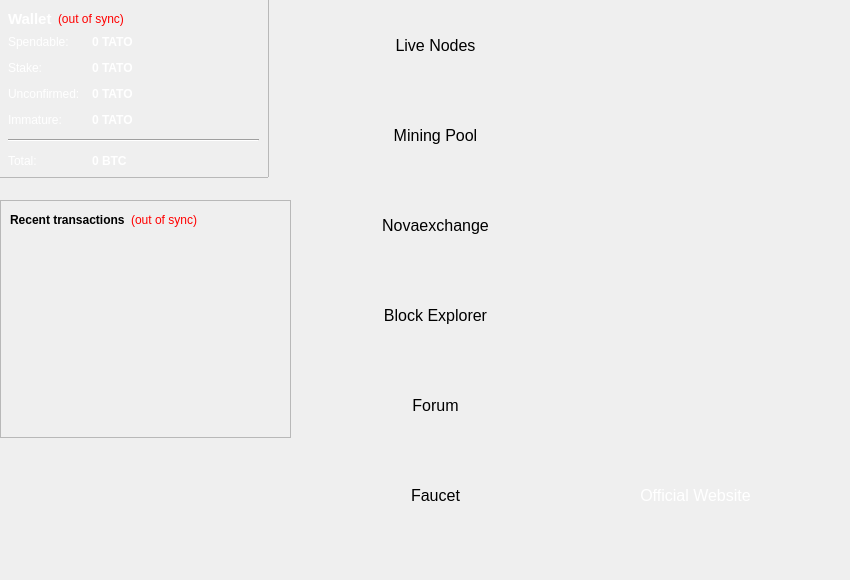
<?xml version="1.0" encoding="UTF-8"?>
<ui version="4.0">
 <class>OverviewPage</class>
 <widget class="QWidget" name="OverviewPage">
  <property name="geometry">
   <rect>
    <x>0</x>
    <y>0</y>
    <width>850</width>
    <height>580</height>
   </rect>
  </property>
  <property name="sizePolicy">
   <sizepolicy hsizetype="Preferred" vsizetype="Preferred">
    <horstretch>9</horstretch>
    <verstretch>0</verstretch>
   </sizepolicy>
  </property>
  <property name="maximumSize">
   <size>
    <width>850</width>
    <height>580</height>
   </size>
  </property>
  <property name="windowTitle">
   <string>Form</string>
  </property>
  <widget class="QLabel" name="wall_label">
   <property name="geometry">
    <rect>
     <x>-5</x>
     <y>-6</y>
     <width>852</width>
     <height>580</height>
    </rect>
   </property>
   <property name="maximumSize">
    <size>
     <width>852</width>
     <height>580</height>
    </size>
   </property>
   <property name="text">
    <string/>
   </property>
  </widget>
  <widget class="QWidget" name="layoutWidget">
   <property name="geometry">
    <rect>
     <x>-2</x>
     <y>-1</y>
     <width>271</width>
     <height>201</height>
    </rect>
   </property>
   <layout class="QVBoxLayout" name="verticalLayout_2">
    <item>
     <widget class="QFrame" name="frame">
      <property name="frameShape">
       <enum>QFrame::StyledPanel</enum>
      </property>
      <property name="frameShadow">
       <enum>QFrame::Raised</enum>
      </property>
      <layout class="QVBoxLayout" name="verticalLayout_4">
       <item>
        <layout class="QHBoxLayout" name="horizontalLayout_4">
         <item>
          <widget class="QLabel" name="label_5">
           <property name="font">
            <font>
             <pointsize>11</pointsize>
             <weight>75</weight>
             <bold>true</bold>
            </font>
           </property>
           <property name="styleSheet">
            <string notr="true">color: rgb(255, 255, 255);</string>
           </property>
           <property name="text">
            <string>Wallet</string>
           </property>
          </widget>
         </item>
         <item>
          <widget class="QLabel" name="labelWalletStatus">
           <property name="toolTip">
            <string>The displayed information may be out of date. Your wallet automatically synchronizes with the tattoocoin network after a connection is established, but this process has not completed yet.</string>
           </property>
           <property name="styleSheet">
            <string notr="true">QLabel { color: red; }</string>
           </property>
           <property name="text">
            <string notr="true">(out of sync)</string>
           </property>
           <property name="alignment">
            <set>Qt::AlignLeading|Qt::AlignLeft|Qt::AlignVCenter</set>
           </property>
          </widget>
         </item>
         <item>
          <spacer name="horizontalSpacer_2">
           <property name="orientation">
            <enum>Qt::Horizontal</enum>
           </property>
           <property name="sizeHint" stdset="0">
            <size>
             <width>40</width>
             <height>20</height>
            </size>
           </property>
          </spacer>
         </item>
        </layout>
       </item>
       <item>
        <layout class="QFormLayout" name="formLayout_2">
         <property name="fieldGrowthPolicy">
          <enum>QFormLayout::AllNonFixedFieldsGrow</enum>
         </property>
         <property name="horizontalSpacing">
          <number>12</number>
         </property>
         <property name="verticalSpacing">
          <number>12</number>
         </property>
         <item row="0" column="0">
          <widget class="QLabel" name="label">
           <property name="styleSheet">
            <string notr="true">color: rgb(255, 255, 255);</string>
           </property>
           <property name="text">
            <string>Spendable:</string>
           </property>
          </widget>
         </item>
         <item row="0" column="1">
          <widget class="QLabel" name="labelBalance">
           <property name="font">
            <font>
             <weight>75</weight>
             <bold>true</bold>
            </font>
           </property>
           <property name="cursor">
            <cursorShape>IBeamCursor</cursorShape>
           </property>
           <property name="toolTip">
            <string>Your current spendable balance</string>
           </property>
           <property name="styleSheet">
            <string notr="true">color: rgb(255, 255, 255);</string>
           </property>
           <property name="text">
            <string notr="true">0 TATO</string>
           </property>
           <property name="textInteractionFlags">
            <set>Qt::LinksAccessibleByMouse|Qt::TextSelectableByKeyboard|Qt::TextSelectableByMouse</set>
           </property>
          </widget>
         </item>
         <item row="1" column="0">
          <widget class="QLabel" name="label_6">
           <property name="styleSheet">
            <string notr="true">color: rgb(255, 255, 255);</string>
           </property>
           <property name="text">
            <string>Stake:</string>
           </property>
          </widget>
         </item>
         <item row="1" column="1">
          <widget class="QLabel" name="labelStake">
           <property name="font">
            <font>
             <weight>75</weight>
             <bold>true</bold>
            </font>
           </property>
           <property name="cursor">
            <cursorShape>IBeamCursor</cursorShape>
           </property>
           <property name="toolTip">
            <string>Total of coins that was staked, and do not yet count toward the current balance</string>
           </property>
           <property name="styleSheet">
            <string notr="true">color: rgb(255, 255, 255);</string>
           </property>
           <property name="text">
            <string notr="true">0 TATO</string>
           </property>
           <property name="textInteractionFlags">
            <set>Qt::LinksAccessibleByMouse|Qt::TextSelectableByKeyboard|Qt::TextSelectableByMouse</set>
           </property>
          </widget>
         </item>
         <item row="2" column="0">
          <widget class="QLabel" name="label_3">
           <property name="styleSheet">
            <string notr="true">color: rgb(255, 255, 255);</string>
           </property>
           <property name="text">
            <string>Unconfirmed:</string>
           </property>
          </widget>
         </item>
         <item row="2" column="1">
          <widget class="QLabel" name="labelUnconfirmed">
           <property name="font">
            <font>
             <weight>75</weight>
             <bold>true</bold>
            </font>
           </property>
           <property name="cursor">
            <cursorShape>IBeamCursor</cursorShape>
           </property>
           <property name="toolTip">
            <string>Total of transactions that have yet to be confirmed, and do not yet count toward the current balance</string>
           </property>
           <property name="styleSheet">
            <string notr="true">color: rgb(255, 255, 255);</string>
           </property>
           <property name="text">
            <string notr="true">0 TATO</string>
           </property>
           <property name="textInteractionFlags">
            <set>Qt::LinksAccessibleByMouse|Qt::TextSelectableByKeyboard|Qt::TextSelectableByMouse</set>
           </property>
          </widget>
         </item>
         <item row="3" column="0">
          <widget class="QLabel" name="labelImmatureText">
           <property name="styleSheet">
            <string notr="true">color: rgb(255, 255, 255);</string>
           </property>
           <property name="text">
            <string>Immature:</string>
           </property>
          </widget>
         </item>
         <item row="3" column="1">
          <widget class="QLabel" name="labelImmature">
           <property name="font">
            <font>
             <weight>75</weight>
             <bold>true</bold>
            </font>
           </property>
           <property name="toolTip">
            <string>Mined balance that has not yet matured</string>
           </property>
           <property name="styleSheet">
            <string notr="true">color: rgb(255, 255, 255);</string>
           </property>
           <property name="text">
            <string notr="true">0 TATO</string>
           </property>
           <property name="textInteractionFlags">
            <set>Qt::LinksAccessibleByMouse|Qt::TextSelectableByKeyboard|Qt::TextSelectableByMouse</set>
           </property>
          </widget>
         </item>
         <item row="4" column="0" colspan="2">
          <widget class="Line" name="line">
           <property name="orientation">
            <enum>Qt::Horizontal</enum>
           </property>
          </widget>
         </item>
         <item row="5" column="0">
          <widget class="QLabel" name="labelTotalText">
           <property name="styleSheet">
            <string notr="true">color: rgb(255, 255, 255);</string>
           </property>
           <property name="text">
            <string>Total:</string>
           </property>
          </widget>
         </item>
         <item row="5" column="1">
          <widget class="QLabel" name="labelTotal">
           <property name="font">
            <font>
             <weight>75</weight>
             <bold>true</bold>
            </font>
           </property>
           <property name="cursor">
            <cursorShape>IBeamCursor</cursorShape>
           </property>
           <property name="toolTip">
            <string>Your current total balance</string>
           </property>
           <property name="styleSheet">
            <string notr="true">color: rgb(255, 255, 255);</string>
           </property>
           <property name="text">
            <string notr="true">0 BTC</string>
           </property>
           <property name="textInteractionFlags">
            <set>Qt::LinksAccessibleByMouse|Qt::TextSelectableByKeyboard|Qt::TextSelectableByMouse</set>
           </property>
          </widget>
         </item>
        </layout>
       </item>
      </layout>
     </widget>
    </item>
    <item>
     <spacer name="verticalSpacer">
      <property name="orientation">
       <enum>Qt::Vertical</enum>
      </property>
      <property name="sizeHint" stdset="0">
       <size>
        <width>20</width>
        <height>40</height>
       </size>
      </property>
     </spacer>
    </item>
   </layout>
  </widget>
  <widget class="QWidget" name="layoutWidget">
   <property name="geometry">
    <rect>
     <x>0</x>
     <y>200</y>
     <width>291</width>
     <height>341</height>
    </rect>
   </property>
   <layout class="QVBoxLayout" name="verticalLayout_3">
    <item>
     <widget class="QFrame" name="frame_2">
      <property name="frameShape">
       <enum>QFrame::StyledPanel</enum>
      </property>
      <property name="frameShadow">
       <enum>QFrame::Raised</enum>
      </property>
      <layout class="QVBoxLayout" name="verticalLayout">
       <item>
        <layout class="QHBoxLayout" name="horizontalLayout_2">
         <item>
          <widget class="QLabel" name="label_4">
           <property name="text">
            <string>&lt;b&gt;Recent transactions&lt;/b&gt;</string>
           </property>
          </widget>
         </item>
         <item>
          <widget class="QLabel" name="labelTransactionsStatus">
           <property name="toolTip">
            <string>The displayed information may be out of date. Your wallet automatically synchronizes with the tattoocoin network after a connection is established, but this process has not completed yet.</string>
           </property>
           <property name="styleSheet">
            <string notr="true">QLabel { color: red; }</string>
           </property>
           <property name="text">
            <string notr="true">(out of sync)</string>
           </property>
           <property name="alignment">
            <set>Qt::AlignRight|Qt::AlignTrailing|Qt::AlignVCenter</set>
           </property>
          </widget>
         </item>
         <item>
          <spacer name="horizontalSpacer">
           <property name="orientation">
            <enum>Qt::Horizontal</enum>
           </property>
           <property name="sizeHint" stdset="0">
            <size>
             <width>40</width>
             <height>20</height>
            </size>
           </property>
          </spacer>
         </item>
        </layout>
       </item>
       <item>
        <widget class="QListView" name="listTransactions">
         <property name="styleSheet">
          <string notr="true">QListView { background: transparent; }</string>
         </property>
         <property name="frameShape">
          <enum>QFrame::NoFrame</enum>
         </property>
         <property name="verticalScrollBarPolicy">
          <enum>Qt::ScrollBarAlwaysOff</enum>
         </property>
         <property name="horizontalScrollBarPolicy">
          <enum>Qt::ScrollBarAlwaysOff</enum>
         </property>
         <property name="selectionMode">
          <enum>QAbstractItemView::NoSelection</enum>
         </property>
        </widget>
       </item>
      </layout>
     </widget>
    </item>
    <item>
     <spacer name="verticalSpacer_2">
      <property name="orientation">
       <enum>Qt::Vertical</enum>
      </property>
      <property name="sizeHint" stdset="0">
       <size>
        <width>20</width>
        <height>40</height>
       </size>
      </property>
     </spacer>
    </item>
   </layout>
  </widget>
  <widget class="QPushButton" name="lv_nodes">
   <property name="geometry">
    <rect>
     <x>350</x>
     <y>10</y>
     <width>171</width>
     <height>71</height>
    </rect>
   </property>
   <property name="font">
    <font>
     <pointsize>12</pointsize>
     <underline>false</underline>
    </font>
   </property>
   <property name="cursor">
    <cursorShape>PointingHandCursor</cursorShape>
   </property>
   <property name="text">
    <string>Live Nodes</string>
   </property>
   <property name="flat">
    <bool>true</bool>
   </property>
  </widget>
  <widget class="QPushButton" name="mng_pool">
   <property name="geometry">
    <rect>
     <x>350</x>
     <y>100</y>
     <width>171</width>
     <height>71</height>
    </rect>
   </property>
   <property name="font">
    <font>
     <pointsize>12</pointsize>
    </font>
   </property>
   <property name="cursor">
    <cursorShape>PointingHandCursor</cursorShape>
   </property>
   <property name="text">
    <string>Mining Pool</string>
   </property>
   <property name="flat">
    <bool>true</bool>
   </property>
  </widget>
  <widget class="QPushButton" name="blk_explorer1">
   <property name="geometry">
    <rect>
     <x>350</x>
     <y>190</y>
     <width>171</width>
     <height>71</height>
    </rect>
   </property>
   <property name="font">
    <font>
     <pointsize>12</pointsize>
    </font>
   </property>
   <property name="cursor">
    <cursorShape>PointingHandCursor</cursorShape>
   </property>
   <property name="text">
    <string>Novaexchange</string>
   </property>
   <property name="flat">
    <bool>true</bool>
   </property>
  </widget>
  <widget class="QPushButton" name="blk_explorer2">
   <property name="geometry">
    <rect>
     <x>350</x>
     <y>280</y>
     <width>171</width>
     <height>71</height>
    </rect>
   </property>
   <property name="font">
    <font>
     <pointsize>12</pointsize>
    </font>
   </property>
   <property name="cursor">
    <cursorShape>PointingHandCursor</cursorShape>
   </property>
   <property name="text">
    <string>Block Explorer</string>
   </property>
   <property name="flat">
    <bool>true</bool>
   </property>
  </widget>
  <widget class="QPushButton" name="forum">
   <property name="geometry">
    <rect>
     <x>350</x>
     <y>370</y>
     <width>171</width>
     <height>71</height>
    </rect>
   </property>
   <property name="font">
    <font>
     <pointsize>12</pointsize>
    </font>
   </property>
   <property name="cursor">
    <cursorShape>PointingHandCursor</cursorShape>
   </property>
   <property name="text">
    <string>Forum</string>
   </property>
   <property name="flat">
    <bool>true</bool>
   </property>
  </widget>
  <widget class="QPushButton" name="faucet">
   <property name="geometry">
    <rect>
     <x>350</x>
     <y>460</y>
     <width>171</width>
     <height>71</height>
    </rect>
   </property>
   <property name="font">
    <font>
     <pointsize>12</pointsize>
    </font>
   </property>
   <property name="cursor">
    <cursorShape>PointingHandCursor</cursorShape>
   </property>
   <property name="text">
    <string>Faucet</string>
   </property>
   <property name="flat">
    <bool>true</bool>
   </property>
  </widget>
  <widget class="QPushButton" name="ofcl_website">
   <property name="geometry">
    <rect>
     <x>570</x>
     <y>460</y>
     <width>251</width>
     <height>71</height>
    </rect>
   </property>
   <property name="font">
    <font>
     <pointsize>12</pointsize>
    </font>
   </property>
   <property name="cursor">
    <cursorShape>PointingHandCursor</cursorShape>
   </property>
   <property name="styleSheet">
    <string notr="true">color: rgb(255, 255, 255);</string>
   </property>
   <property name="text">
    <string>Official Website</string>
   </property>
   <property name="flat">
    <bool>true</bool>
   </property>
  </widget>
 </widget>
 <resources/>
 <connections/>
</ui>
